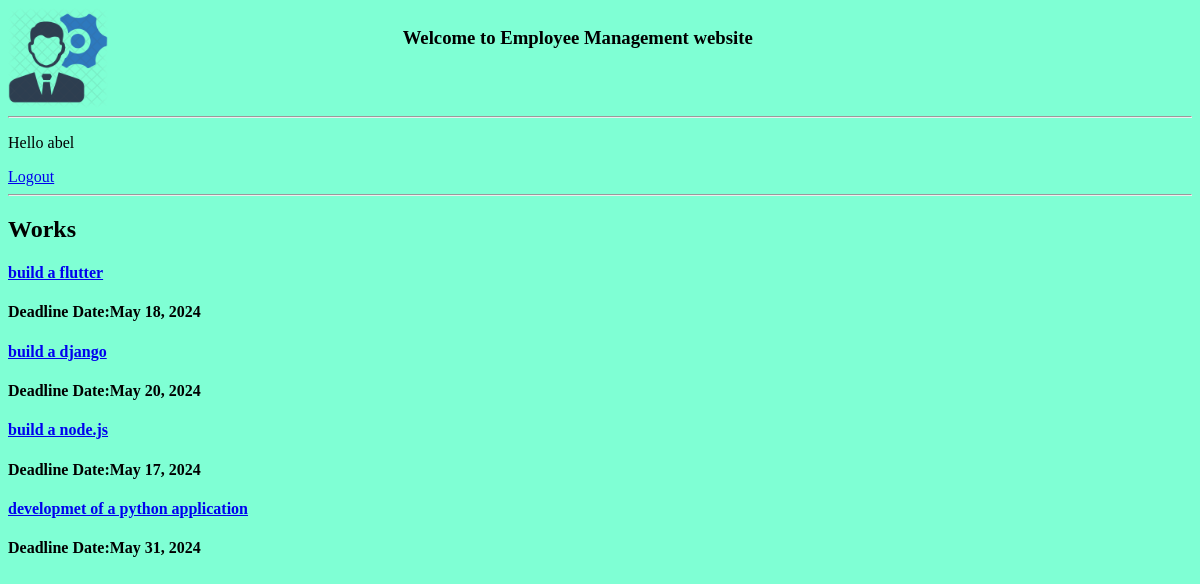
Screenshot of /viewwork/ (signed in) with the database file from the repository.
### base/models.py (models this page shows, shortened)
class Work(models.Model):
    name = models.CharField(max_length=100, unique=True)
    description = models.CharField(max_length=1000)
    skills_needed = models.ManyToManyField(Skill)
    deadline = models.DateField()
    employee = models.ForeignKey(Employee, on_delete=models.SET_NULL, null=True)
    task_link=models.CharField(max_length=1000,default=None,null=True)

### base/views.py (the view)
# urls.py: path('viewwork/',views.viewwork, name='viewwork'),
def viewwork(request):
    page='view'
    works=Work.objects.all()
    context={'works':works,'page':page}
    return render(request, 'base/works.html', context)

### base/templates/base/works.html (shortened to what this page needs)
{% extends 'main.html' %}
{% block content %}
   {% if page == 'view' %}
   <h2>Works</h2>
   {% for work in works %}
   <div>
       <h4><a href="{% url 'modifywork' work.pk %}">{{ work.name }}</a></h4>
       <h4>Deadline Date:{{work.deadline}}</h4>
   </div>
   {% endfor %}
   {% endif %}
{% endblock content %}

### templates/navbar.html
<div>
    {% if request.user.is_authenticated %}
    <p>Hello {{request.user}}</p>
    <a href="{% url 'logout' %}">Logout</a>
    <hr>
    {% else %}
    <a href="{% url 'login' %}">Login</a>
    <hr>
    {% endif %}
  </div>

### static/styles/main.css (style rules this page uses)
body { background-color: aquamarine; }

### rows the page displays
Work: name "build a flutter", deadline "May 18, 2024"
Work: name "build a django", deadline "May 20, 2024"
Work: name "build a node.js", deadline "May 17, 2024"
Work: name "developmet of a python application", deadline "May 31, 2024"

### other values shown
{{ request.user }} "abel"
